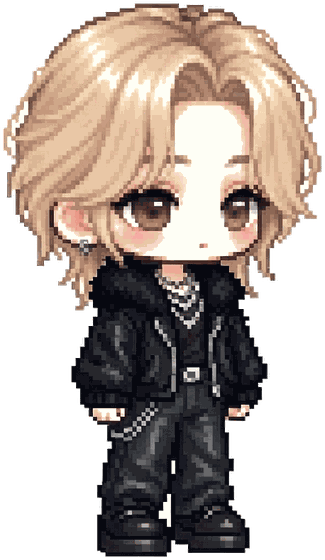
#> input picture assets/looks/look001.png, 325 x 560 px, given in place of Edit_the_reference_character_w_2026-10-09T01-13-14.png, which was not available
$ python build_assets.py
#> lines starting #> are read from the running program, lines starting #| are printed output that depends on the picture; after the words box and inside, x2 and y2 are one past the last pixel; in counts of white or black regions, pixels touching at a corner belong together; pictures that were not available may be replaced by others from this repository, and a replacement may not be noted
#> in to_cell, im is the input picture: PIL image 325x560 RGBA; mean R, G, B, A 92.4, 80.7, 73.2, 158.5
#!/usr/bin/env python3
"""构建生日网站资产：
1. 11 个转头帧抠图 -> 统一 300x450 -> 合成 7x3 大图集 turn-atlas.png
2. 5 套巡演造型抠图 -> 透明 PNG（高 640）
3. 2 张专辑封面 -> 512px JPG
"""
from PIL import Image, ImageOps
from collections import deque
import os

BASE = "/Users/whitekunckles/WorkBuddy/2026-10-08-20-02-18"
SRC = os.path.join(BASE, "oil-motion-hero/source")
OUT = os.path.join(BASE, "birthday-site/assets")
os.makedirs(OUT, exist_ok=True)

CELL_W, CELL_H = 300, 450

def flood_remove_white(img, thresh=238):
    """从四边泛洪填充移除白底，返回 RGBA。"""
#> called with thresh = 238
    rgb = img.convert("RGB")
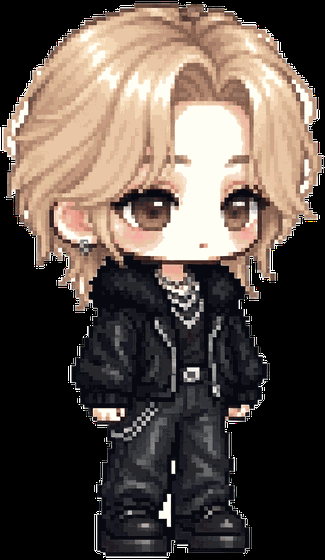
#> rgb: PIL image 325x560 RGB; mean R, G, B 92.4, 80.7, 73.2
    w, h = rgb.size
#> w = 325; h = 560
    px = rgb.load()
    alpha = [[255] * w for _ in range(h)]
    q = deque()
    def seed(x, y):
        if alpha[y][x] == 0:
            return
        r, g, b = px[x, y]
        if r >= thresh and g >= thresh and b >= thresh:
            alpha[y][x] = 0
            q.append((x, y))
    for x in range(w):
        seed(x, 0); seed(x, h - 1)
    for y in range(h):
        seed(0, y); seed(w - 1, y)
    while q:
        x, y = q.popleft()
        for dx, dy in ((1,0),(-1,0),(0,1),(0,-1)):
            nx, ny = x + dx, y + dy
            if 0 <= nx < w and 0 <= ny < h and alpha[ny][nx] == 255:
                r, g, b = px[nx, ny]
                if r >= thresh and g >= thresh and b >= thresh:
                    alpha[ny][nx] = 0
                    q.append((nx, ny))
    out = img.convert("RGBA")
    mask = Image.new("L", (w, h), 255)
#> mask: PIL image 325x560 L; every value is 255
    mp = mask.load()
    for y in range(h):
        row = alpha[y]
        for x in range(w):
            if row[x] == 0:
                mp[x, y] = 0
    out.putalpha(mask)
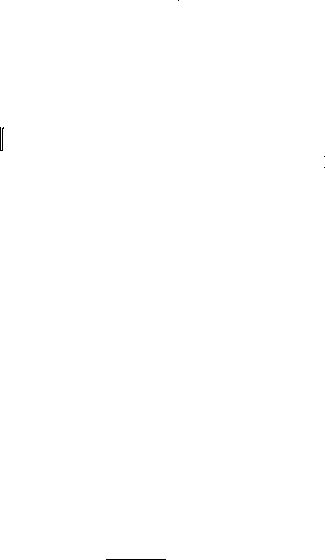
#> mask: PIL image 325x560 L; 99.9% white; black in thin lines or dots
    return out

def trim(im, pad=4):
    bbox = im.getchannel("A").getbbox()
    if not bbox:
        return im
    l, t, r, b = bbox
    l = max(0, l - pad); t = max(0, t - pad)
    r = min(im.width, r + pad); b = min(im.height, b + pad)
    return im.crop((l, t, r, b))

def to_cell(path, white_bg=True):
    im = Image.open(path)
    if white_bg:
        im = flood_remove_white(im)
    else:
        im = im.convert("RGBA")
    im = trim(im)
    s = min(CELL_W / im.width, CELL_H / im.height)
    im = im.resize((max(1, round(im.width * s)), max(1, round(im.height * s))),
                   Image.LANCZOS)
#> im: PIL image 261x450 RGBA
    cell = Image.new("RGBA", (CELL_W, CELL_H), (0, 0, 0, 0))
#> cell: PIL image 300x450 RGBA; every value is 0
    cell.paste(im, ((CELL_W - im.width) // 2, CELL_H - im.height), im)
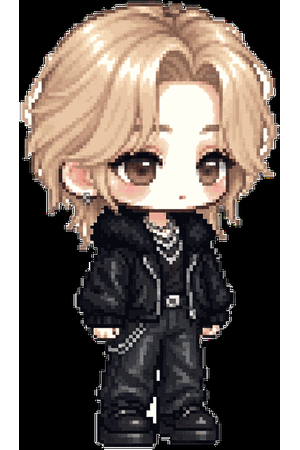
#> cell: PIL image 300x450 RGBA; mean R, G, B, A 80.4, 70.2, 63.7, 221.7; transparent parts drawn white
    return cell

T = os.path.join(SRC, "turn")
T2 = os.path.join(SRC, "turn2")
frames = {
    "L-profile":  f"{T}/Edit_the_reference_character_w_2026-10-09T01-13-14.png",
    "L-3q":       f"{T}/Edit_the_reference_character_w_2026-10-09T01-13-15.png",
    "L-slight":   f"{T2}/Edit_this_chibi_pixel_art_char_2026-10-09T12-07-47.png",
    "FRONT":      f"{SRC}/character-reference.png",
    "R-slight":   f"{T2}/Edit_this_chibi_pixel_art_char_2026-10-09T12-08-04.png",
    "R-3q":       f"{T}/Edit_the_reference_character_w_2026-10-09T01-14-51.png",
    "R-profile":  f"{T}/Edit_the_reference_character_w_2026-10-09T02-12-26.png",
    "L-3q-up":    f"{T2}/Edit_this_chibi_pixel_art_char_2026-10-09T12-08-32.png",
    "L-3q-down":  f"{T2}/Edit_this_chibi_pixel_art_char_2026-10-09T12-08-48.png",
    "R-3q-up":    f"{T2}/Edit_this_chibi_pixel_art_char_2026-10-09T12-09-09.png",
    "R-3q-down":  f"{T2}/Edit_this_chibi_pixel_art_char_2026-10-09T12-09-24.png",
    "FRONT-up":   f"{T2}/Edit_this_chibi_pixel_art_char_2026-10-09T12-16-34.png",
    "FRONT-down": f"{T2}/Edit_this_chibi_pixel_art_char_2026-10-09T12-16-58.png",
}
cells = {k: to_cell(p) for k, p in frames.items()}
#> call 2 of to_cell, with white_bg = True
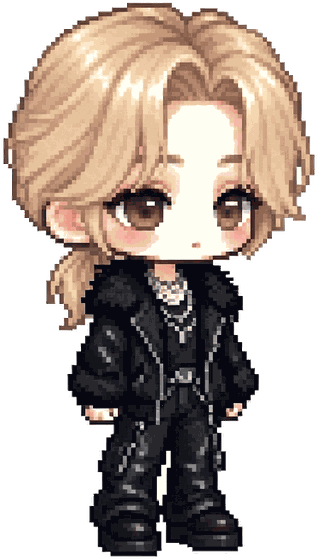
#> input picture assets/looks/look002.png, 318 x 560 px, given in place of Edit_the_reference_character_w_2026-10-09T01-13-15.png, which was not available
#> in to_cell, im is the input picture: PIL image 318x560 RGBA; mean R, G, B, A 89.4, 76.9, 68.8, 156.3
#> call 2 of flood_remove_white, with thresh = 238
#> in flood_remove_white (call 2), `rgb = img.convert("RGB")`:
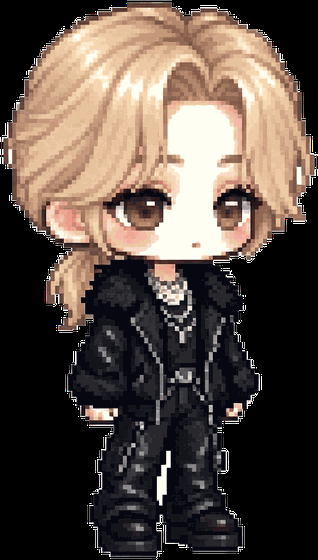
#> rgb: PIL image 318x560 RGB; mean R, G, B 89.4, 76.9, 68.8
#> in flood_remove_white (call 2), `mask = Image.new("L", (w, h), 255)`: mask: PIL image 318x560 L; every value is 255
#> in flood_remove_white (call 2), `out.putalpha(mask)`: mask: PIL image 318x560 L; 100% white; black in thin lines or dots, all inside (x1, y1, x2, y2) = (0, 137, 318, 560)
#> in to_cell (call 2), `im = im.resize((max(1, round(im.width * s)), max(1, round(im.height * ..`:
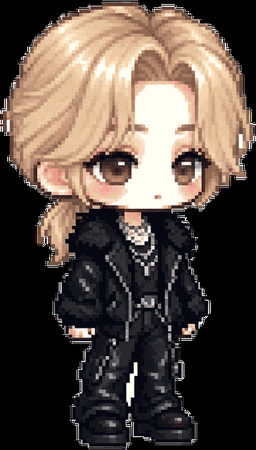
#> im: PIL image 256x450 RGBA; mean R, G, B, A 89.5, 77, 68.9, 255; transparent parts drawn white
#> in to_cell (call 2), `cell.paste(im, ((CELL_W - im.width) // 2, CELL_H - im.height), im)`:
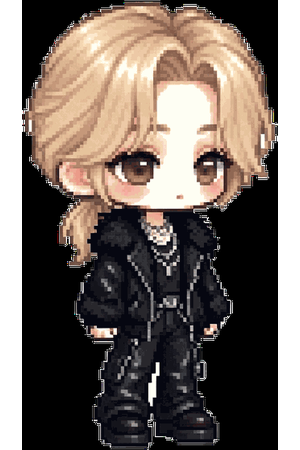
#> cell: PIL image 300x450 RGBA; mean R, G, B, A 76.4, 65.7, 58.8, 217.5; transparent parts drawn white
#> (the run stopped early here; a loop or call above may not have finished)
